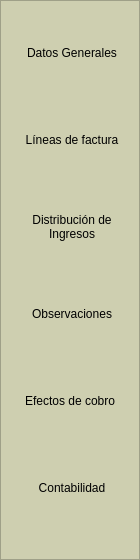
    <widget class="QFrame" name="frameButtons">
     <property name="sizePolicy">
      <sizepolicy hsizetype="Preferred" vsizetype="Expanding">
       <horstretch>0</horstretch>
       <verstretch>0</verstretch>
      </sizepolicy>
     </property>
     <property name="minimumSize">
      <size>
       <width>140</width>
       <height>450</height>
      </size>
     </property>
     <property name="maximumSize">
      <size>
       <width>135</width>
       <height>16777215</height>
      </size>
     </property>
     <property name="styleSheet">
      <string notr="true">background: #CECFB0</string>
     </property>
     <property name="frameShape">
      <enum>QFrame::StyledPanel</enum>
     </property>
     <property name="frameShadow">
      <enum>QFrame::Raised</enum>
     </property>
     <layout class="QVBoxLayout" name="verticalLayout">
      <item>
       <widget class="QToolButton" name="tbDatos">
        <property name="sizePolicy">
         <sizepolicy hsizetype="Preferred" vsizetype="Fixed">
          <horstretch>0</horstretch>
          <verstretch>0</verstretch>
         </sizepolicy>
        </property>
        <property name="minimumSize">
         <size>
          <width>120</width>
          <height>81</height>
         </size>
        </property>
        <property name="maximumSize">
         <size>
          <width>111</width>
          <height>81</height>
         </size>
        </property>
        <property name="focusPolicy">
         <enum>Qt::NoFocus</enum>
        </property>
        <property name="toolTip">
         <string>Presenta la información general de esta factura.</string>
        </property>
        <property name="statusTip">
         <string>Presenta la información general de esta factura.</string>
        </property>
        <property name="whatsThis">
         <string>Presenta la información general de esta factura.</string>
        </property>
        <property name="text">
         <string>Datos Generales</string>
        </property>
        <property name="icon">
         <iconset>
          <normaloff>:/images/commons/documentos.png</normaloff>:/images/commons/documentos.png</iconset>
        </property>
        <property name="iconSize">
         <size>
          <width>48</width>
          <height>48</height>
         </size>
        </property>
        <property name="checkable">
         <bool>true</bool>
        </property>
        <property name="autoExclusive">
         <bool>true</bool>
        </property>
        <property name="toolButtonStyle">
         <enum>Qt::ToolButtonTextUnderIcon</enum>
        </property>
        <property name="autoRaise">
         <bool>true</bool>
        </property>
       </widget>
      </item>
      <item>
       <widget class="QToolButton" name="tbLineas">
        <property name="sizePolicy">
         <sizepolicy hsizetype="Preferred" vsizetype="Fixed">
          <horstretch>0</horstretch>
          <verstretch>0</verstretch>
         </sizepolicy>
        </property>
        <property name="minimumSize">
         <size>
          <width>120</width>
          <height>81</height>
         </size>
        </property>
        <property name="maximumSize">
         <size>
          <width>111</width>
          <height>81</height>
         </size>
        </property>
        <property name="focusPolicy">
         <enum>Qt::NoFocus</enum>
        </property>
        <property name="toolTip">
         <string>Permite editar las líneas de detalles de la factura.</string>
        </property>
        <property name="statusTip">
         <string>Permite editar las líneas de detalles de la factura.</string>
        </property>
        <property name="whatsThis">
         <string>Permite editar las líneas de detalles de la factura.</string>
        </property>
        <property name="text">
         <string>Líneas de factura</string>
        </property>
        <property name="icon">
         <iconset>
          <normaloff>:/images/commons/articulos.png</normaloff>:/images/commons/articulos.png</iconset>
        </property>
        <property name="iconSize">
         <size>
          <width>48</width>
          <height>48</height>
         </size>
        </property>
        <property name="checkable">
         <bool>true</bool>
        </property>
        <property name="autoExclusive">
         <bool>true</bool>
        </property>
        <property name="toolButtonStyle">
         <enum>Qt::ToolButtonTextUnderIcon</enum>
        </property>
        <property name="autoRaise">
         <bool>true</bool>
        </property>
       </widget>
      </item>
      <item>
       <widget class="QToolButton" name="tbCostes">
        <property name="sizePolicy">
         <sizepolicy hsizetype="Preferred" vsizetype="Fixed">
          <horstretch>0</horstretch>
          <verstretch>0</verstretch>
         </sizepolicy>
        </property>
        <property name="minimumSize">
         <size>
          <width>120</width>
          <height>81</height>
         </size>
        </property>
        <property name="maximumSize">
         <size>
          <width>111</width>
          <height>81</height>
         </size>
        </property>
        <property name="focusPolicy">
         <enum>Qt::NoFocus</enum>
        </property>
        <property name="toolTip">
         <string>Campo libre de observaciones.</string>
        </property>
        <property name="statusTip">
         <string>Campo libre de observaciones.</string>
        </property>
        <property name="whatsThis">
         <string>Campo libre de observaciones.</string>
        </property>
        <property name="text">
         <string>Distribución de
Ingresos</string>
        </property>
        <property name="icon">
         <iconset>
          <normaloff>:/images/commons/distribucioncostes.png</normaloff>:/images/commons/distribucioncostes.png</iconset>
        </property>
        <property name="iconSize">
         <size>
          <width>48</width>
          <height>48</height>
         </size>
        </property>
        <property name="checkable">
         <bool>true</bool>
        </property>
        <property name="autoExclusive">
         <bool>true</bool>
        </property>
        <property name="toolButtonStyle">
         <enum>Qt::ToolButtonTextUnderIcon</enum>
        </property>
        <property name="autoRaise">
         <bool>true</bool>
        </property>
       </widget>
      </item>
      <item>
       <widget class="QToolButton" name="tbObservaciones">
        <property name="sizePolicy">
         <sizepolicy hsizetype="Preferred" vsizetype="Fixed">
          <horstretch>0</horstretch>
          <verstretch>0</verstretch>
         </sizepolicy>
        </property>
        <property name="minimumSize">
         <size>
          <width>120</width>
          <height>81</height>
         </size>
        </property>
        <property name="maximumSize">
         <size>
          <width>111</width>
          <height>81</height>
         </size>
        </property>
        <property name="focusPolicy">
         <enum>Qt::NoFocus</enum>
        </property>
        <property name="toolTip">
         <string>Campo libre de observaciones.</string>
        </property>
        <property name="statusTip">
         <string>Campo libre de observaciones.</string>
        </property>
        <property name="whatsThis">
         <string>Campo libre de observaciones.</string>
        </property>
        <property name="text">
         <string>Observaciones</string>
        </property>
        <property name="icon">
         <iconset>
          <normaloff>:/images/commons/estadisticas.png</normaloff>:/images/commons/estadisticas.png</iconset>
        </property>
        <property name="iconSize">
         <size>
          <width>48</width>
          <height>48</height>
         </size>
        </property>
        <property name="checkable">
         <bool>true</bool>
        </property>
        <property name="autoExclusive">
         <bool>true</bool>
        </property>
        <property name="toolButtonStyle">
         <enum>Qt::ToolButtonTextUnderIcon</enum>
        </property>
        <property name="autoRaise">
         <bool>true</bool>
        </property>
       </widget>
      </item>
      <item>
       <widget class="QToolButton" name="tbEfectos">
        <property name="sizePolicy">
         <sizepolicy hsizetype="Preferred" vsizetype="Fixed">
          <horstretch>0</horstretch>
          <verstretch>0</verstretch>
         </sizepolicy>
        </property>
        <property name="minimumSize">
         <size>
          <width>0</width>
          <height>81</height>
         </size>
        </property>
        <property name="maximumSize">
         <size>
          <width>16777215</width>
          <height>81</height>
         </size>
        </property>
        <property name="focusPolicy">
         <enum>Qt::NoFocus</enum>
        </property>
        <property name="text">
         <string>Efectos de cobro</string>
        </property>
        <property name="icon">
         <iconset>
          <normaloff>:/images/commons/tesoreria.png</normaloff>:/images/commons/tesoreria.png</iconset>
        </property>
        <property name="iconSize">
         <size>
          <width>48</width>
          <height>48</height>
         </size>
        </property>
        <property name="checkable">
         <bool>true</bool>
        </property>
        <property name="autoExclusive">
         <bool>true</bool>
        </property>
        <property name="toolButtonStyle">
         <enum>Qt::ToolButtonTextUnderIcon</enum>
        </property>
        <property name="autoRaise">
         <bool>true</bool>
        </property>
       </widget>
      </item>
      <item>
       <widget class="QToolButton" name="tbContabilidad">
        <property name="sizePolicy">
         <sizepolicy hsizetype="Preferred" vsizetype="Fixed">
          <horstretch>0</horstretch>
          <verstretch>0</verstretch>
         </sizepolicy>
        </property>
        <property name="minimumSize">
         <size>
          <width>120</width>
          <height>81</height>
         </size>
        </property>
        <property name="maximumSize">
         <size>
          <width>111</width>
          <height>81</height>
         </size>
        </property>
        <property name="focusPolicy">
         <enum>Qt::NoFocus</enum>
        </property>
        <property name="toolTip">
         <string>Acceda a los datos contables.</string>
        </property>
        <property name="statusTip">
         <string>Acceda a los datos contables.</string>
        </property>
        <property name="whatsThis">
         <string>Acceda a los datos contables.</string>
        </property>
        <property name="text">
         <string>Contabilidad</string>
        </property>
        <property name="icon">
         <iconset>
          <normaloff>:/images/commons/contabilidad.png</normaloff>:/images/commons/contabilidad.png</iconset>
        </property>
        <property name="iconSize">
         <size>
          <width>48</width>
          <height>48</height>
         </size>
        </property>
        <property name="checkable">
         <bool>true</bool>
        </property>
        <property name="autoExclusive">
         <bool>true</bool>
        </property>
        <property name="toolButtonStyle">
         <enum>Qt::ToolButtonTextUnderIcon</enum>
        </property>
        <property name="autoRaise">
         <bool>true</bool>
        </property>
       </widget>
      </item>
      <item>
       <spacer name="verticalSpacer">
        <property name="orientation">
         <enum>Qt::Vertical</enum>
        </property>
        <property name="sizeHint" stdset="0">
         <size>
          <width>20</width>
          <height>20</height>
         </size>
        </property>
       </spacer>
      </item>
     </layout>
    </widget>
